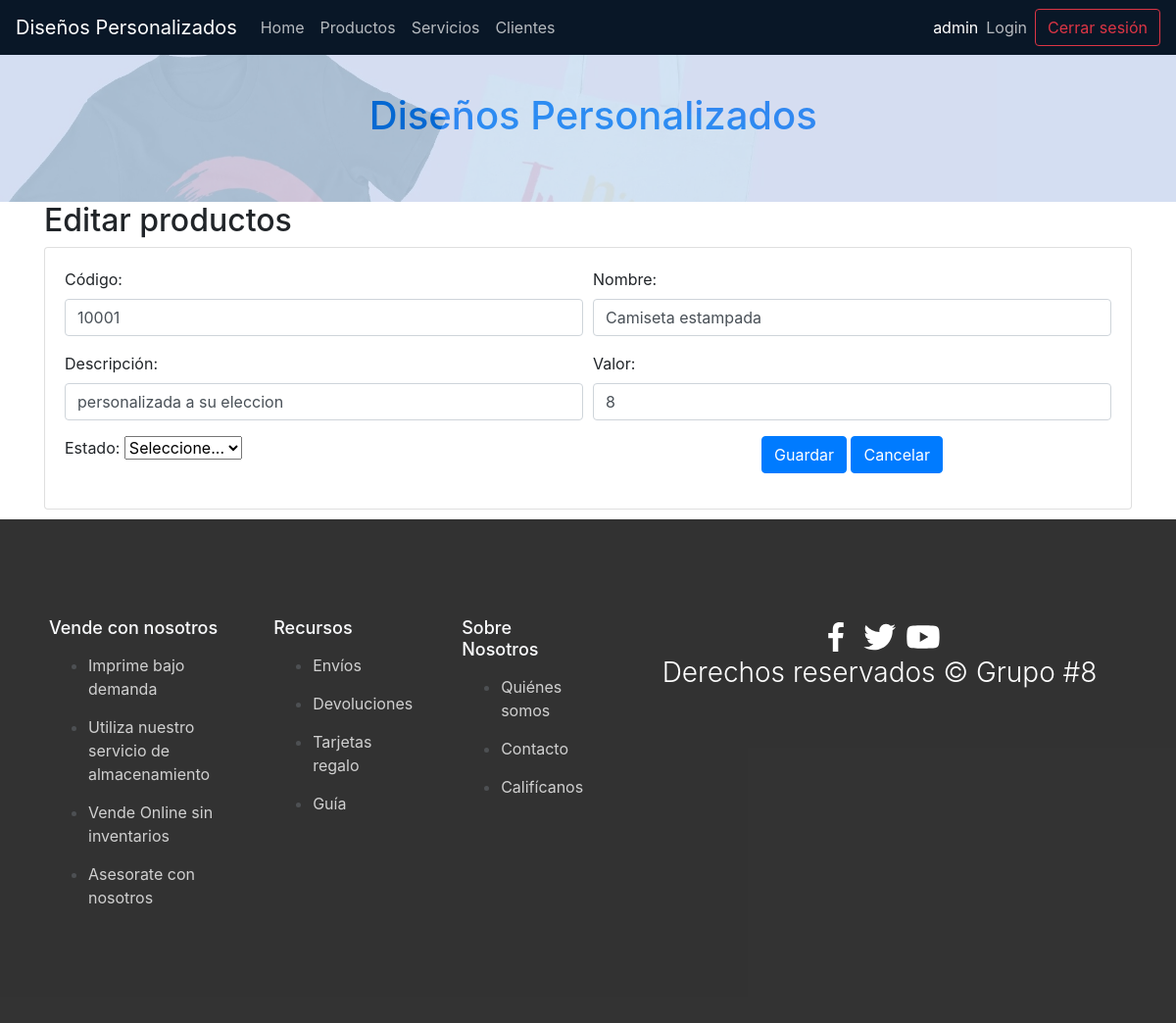
/index.php?c=productos&f=view_edit&id=1 (signed in), run on the app's committed database.
### tables this page shows
CREATE TABLE `productos` (
  `id` int(3) NOT NULL,
  `codigo` int(5) DEFAULT NULL,
  `nombre` varchar(30) DEFAULT NULL,
  `descripcion` varchar(50) DEFAULT NULL,
  `valor` float DEFAULT NULL,
  `disponibilidad` varchar(10) DEFAULT NULL
);

### controller/ProductosController.php (called while the page is built, shortened)
<?php
require_once 'model/dao/ProductoDAO.php';
class ProductosController {
    private $producto;
    public function __construct() {
        $this->producto = new ProductoDAO();
    }
    public function view_edit(){
        $id= $_REQUEST['id'];
        $prod = $this->producto->selectOne($id);
        $titulo="Editar productos";
        require_once VPRODUCTO.'edit.php';
    }
}?>

### controller/FrontController.php (called while the page is built, shortened)
<?php
class FrontController {
    public function ruteo()
    {
        $funcion = (!empty($_REQUEST['f'])) ? htmlentities($_REQUEST['f']) : FUNCION_PRINCIPAL;
        $cont = new  $controlador();
        $cont->$funcion();
    }
}
?>

### index.php (called while the page is built)
<?php
require_once 'controller/FrontController.php';
$front = new FrontController();
$front->ruteo();

### config/Conexion.php (called while the page is built)
<?php
class Conexion {
    public static function getConexion() {
         $dsn = 'mysql:host=localhost;port=3306;dbname=' . DBNAME;
        $conexion = null;
        try {
            $conexion = new PDO($dsn, DBUSER, DBPASSWORD);
             $conexion->setAttribute(PDO::ATTR_ERRMODE, PDO::ERRMODE_EXCEPTION);
        } catch (Exception $e) {
            echo $e;
            die("error " . $e->getMessage());
        }
        return $conexion;
    }
}

### model/dao/ProductoDAO.php (called while the page is built, shortened)
<?php
require_once 'config/Conexion.php';
class ProductoDAO {
    private $pdr;
    public function __construct() {
        $this->pdr = Conexion::getConexion();
    }
    public function selectOne($id) {
        $sql = "select * from productos where ".
        "id=:id";
        $stmt = $this->pdr->prepare($sql);
        $data = ['id' => $id];
        $stmt->execute($data);
        $producto1 = $stmt->fetch(PDO::FETCH_ASSOC);
        return $producto1;
    }
}?>

### view/productos/productos.edit.php (the view, shortened to what this page needs)
<div class="container">
<h2> <?php echo $titulo?></h2>
    <div class="card card-body">
        <form action="index.php?c=productos&f=edit" method="POST" name="formProdNuevo" id="formProdNuevo">
            <div class="form-row">
               <div class="form-group col-sm-6">
                    <label for="codigo">Código:</label>
                    <input type="text" name="codigo" id="codigo" value="<?php echo $prod['codigo']; ?>" class="form-control" required>
                </div>
                <div class="form-group col-sm-6">
                    <label for="nombre">Nombre:</label>
                    <input type="text" name="nombre" id="nombre" value="<?php echo $prod['nombre']; ?>" class="form-control" required>
                </div>
                <div class="form-group col-sm-6">
                    <label for="descripcion">Descripción:</label>
                    <input type="text" name="descripcion" id="descripcion" value="<?php echo $prod['descripcion']; ?>" class="form-control" required>
                </div>
                <div class="form-group col-sm-6">
                    <label for="valor">Valor:</label>
                    <input type="text" name="valor" id="valor" value="<?php echo $prod['valor']; ?>" class="form-control" required>
                </div>
                <div class="form-group col-sm-6">
                    <label for="valor">Estado:</label>
                    <select id="disp" name="disp" required>
                        <option value="">Seleccione...</option>
                    </select><br>
                </div>
                <div class="form-group mx-auto">
                    <button type="submit" class="btn btn-primary"
                     onclick="if (!confirm('Esta seguro de modificar el cliente?')) return false;" >Guardar</button>
                    <a href="index.php?c=productos&f=index" class="btn btn-primary">Cancelar</a>
                </div>
            </div>
        </form>
    </div>
</div>

### data on the page
productos: codigo "10001", nombre "Camiseta estampada", descripcion "personalizada a su eleccion", valor "8"

### other printed values
$_SESSION['name'] "admin"
$titulo "Editar productos"
